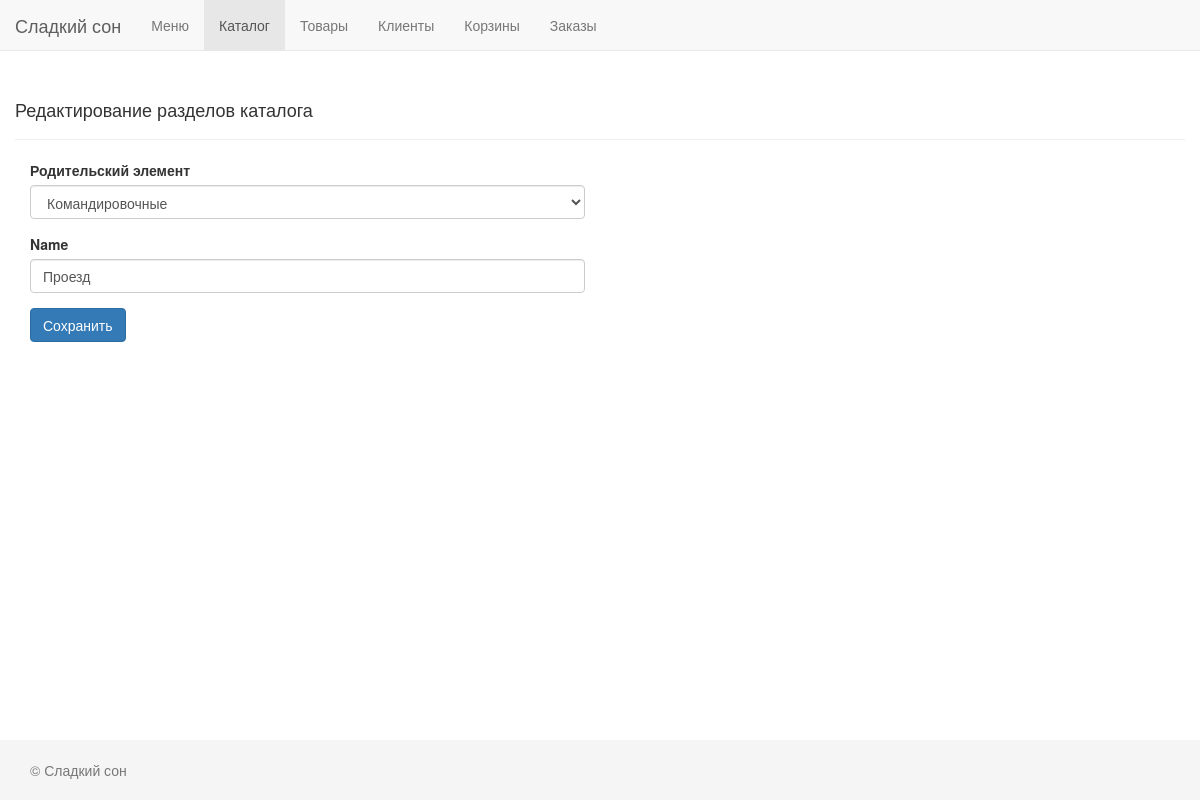
/admin/index.php?section=catalog&action=edit&id=27, run on an earlier commit of the app's database.
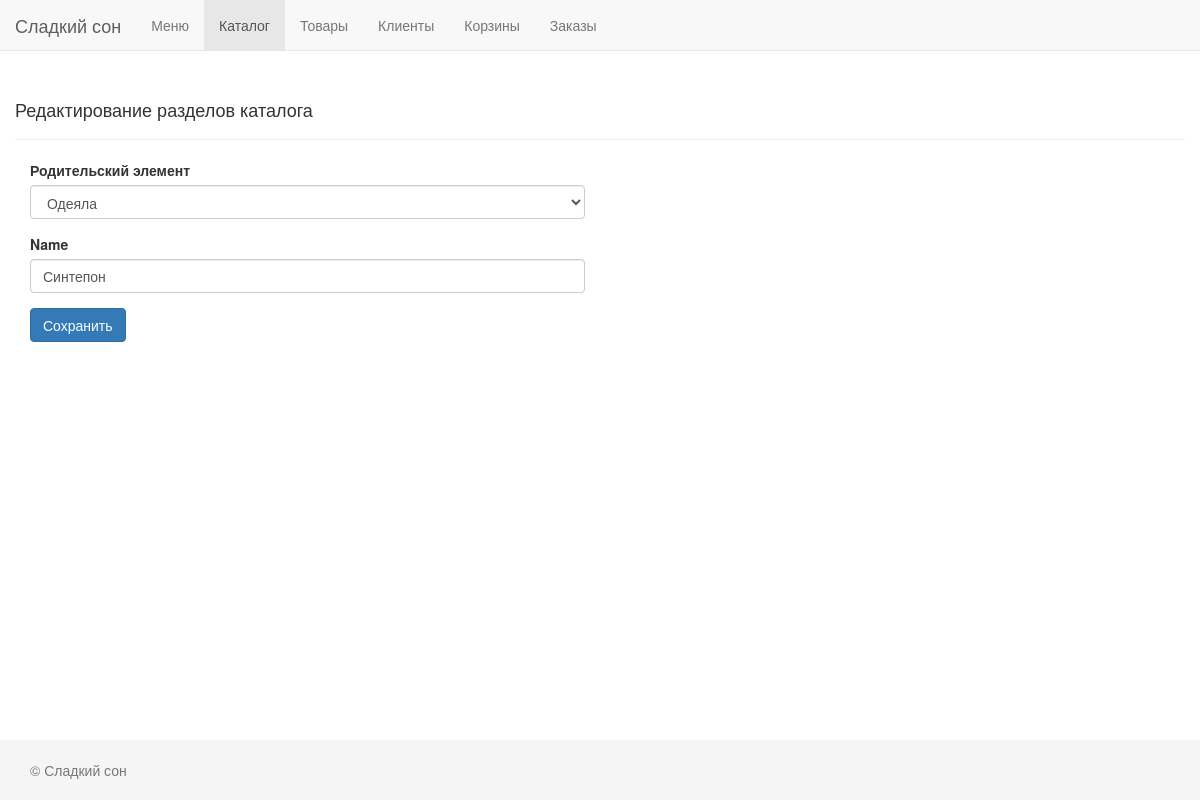
And on a later commit of the database.
### tables this page shows
CREATE TABLE IF NOT EXISTS `catalog` (
  `id` int(11) NOT NULL,
  `parent_id` int(11) NOT NULL,
  `name` char(250) NOT NULL,
  `price` char(30) DEFAULT NULL,
  `amount` char(30) DEFAULT NULL,
  `link` char(250) DEFAULT NULL,
  `imgLink` char(250) DEFAULT NULL
);

### admin/templates/catalog/edit.php (called while the page is built)
<?php
require_once(__DIR__ . DIRECTORY_SEPARATOR . 'form.php');

### admin/models/catalog.php (called while the page is built, shortened)
<?php
function GetCatalogList($parent_id = 0)
{
    $sql = "SELECT * FROM catalog WHERE parent_id=?";
    $sth = Db()->prepare($sql);
    if (!$sth->execute([$parent_id])) {
        print_r($sth->errorInfo());
        die;
    }
    return $sth->fetchall();
}
function GetCatalogItem($id)
{
    $sql = "SELECT * FROM catalog where id=?";
    $sth = Db()->prepare($sql);
    if (!$sth->execute([$id])) {
        print_r($sth->errorInfo());
        die;
    }
    return $sth->fetch();
}

### admin/templates/catalog/form.php (the view, shortened to what this page needs)
<?php
if ($_POST) {
    $item = array_merge($_POST, $_GET);
} else {
    $item = getId() ? GetCatalogItem(getId()) : [
        'id' => '',
        'name' => ''
    ];
}
$root_items = GetCatalogList();
?>
<div class="page-header">
    <?php if (getId()): ?>
        <h4>Редактирование разделов каталога</h4>
    <?php else: ?>
        <h4>Добавление нового раздела каталога</h4>
    <?php endif; ?>
</div>
<div class="col-xs-6">
    <form method="post" action="?section=catalog&action=<?= $item['id'] ? 'update' : 'add' ?>&id=<?= $item['id'] ?>">
        <div class="form-group">
            <label for="parent_id">Родительский элемент</label>
            <select class="form-control" id="parent_id" name="parent_id">
                <?php foreach ($root_items as $a) {
                    if ($a['parent_id'] == '0') {
                        echo "<option value=" . $a['id'] ;
                        if ($item['parent_id'] == $a['id']) {
                            echo ' selected="selected"';
                        } else {
                            echo "";
                        }
                        echo "> ".$a['name'] . " </option>";
                    }
                }
                ?>
            </select>
        </div>
        <div class="form-group">
            <label for="name">Name</label>
            <input type="text" class="form-control" id="name" name="name"
                   placeholder="Название раздела каталога"
                   value="<?= $item['name'] ?>">
        </div>
        <button type="submit" class="btn btn-primary">Сохранить</button>
    </form>
</div>

What changed in the data, as far as the page shows it:
changed catalog: parent_id "Командировочные" → "Одеяла"; name "Проезд" → "Синтепон"
